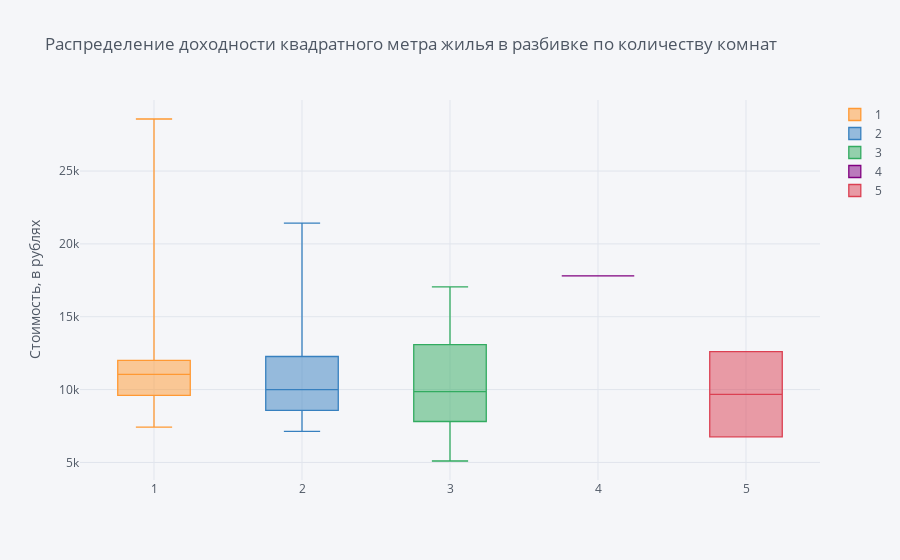

Write notebook code for a chart like this one.
### Code cell
kv.pivot(columns='F4', values='RENT_M_YEAR').iplot(kind='box', yTitle='Стоимость, в рублях', yaxis_title="Проценты доходности",title='Распределение доходности квадратного метра жилья в разбивке по количеству комнат')

### Figure 1 — Plotly figure (JSON) as saved in the notebook; plotly's stock layout.template omitted (floating-point values rounded to 4 significant figures)
{"data": [{"boxpoints": false, "line": {"width": 1.3}, "marker": {"color": "rgba(255, 153, 51, 1.0)"}, "name": "1", "orientation": "v", "type": "box", "y": [null, null, null, 28572, 13896, null, null, 13260, null, null, null, 11052, null, null, 14208, null, null, null, 12000, null, null, null, 9600, null, null, 11052, null, 15156, 12312, 8760, 10416, 12852, null, 11052, 11688, null, 9900, null, null, null, 11664, 12360, 8568, null, null, 9816, null, 10104, 9468, 11364, 8844, 12000, null, null, 10968, null, 12636, 10800, null, 10968, 10320, 8844, 10500, null, null, 8280, null, 12636, null, 12000, 9468, null, null, null, 7428, 11052, 9360, null, null, null, 11052, null, null, 11124, null, null, null, null, null, null, null, null, null, null, null, null, 9468, null, null, null, null, null, null, null, null, null, null, null, null, null, null]}, {"boxpoints": false, "line": {"width": 1.3}, "marker": {"color": "rgba(55, 128, 191, 1.0)"}, "name": "2", "orientation": "v", "type": "box", "y": [16260, null, null, null, null, 21432, null, null, 9996, 10728, 15792, null, 9996, 10668, null, 9912, 10260, 14664, null, 9600, 9648, 14304, null, 21336, null, null, 8568, null, null, null, null, null, 7200, null, null, null, null, null, null, 8292, null, null, null, 12000, 10908, null, 8076, null, null, null, null, null, 15216, 8892, null, null, null, null, 8904, null, null, null, null, 9816, 7776, null, 9168, null, 9336, null, null, 8148, 7716, 13092, null, null, null, null, 8076, 10524, null, 9384, 16152, null, null, null, 7128, 8004, 11076, 11388, null, null, 10032, null, 8568, 9000, null, null, null, 11724, 8328, null, 13092, 12000, 13752, 20796, 7416, null, 8664, null, null]}, {"boxpoints": false, "line": {"width": 1.3}, "marker": {"color": "rgba(50, 171, 96, 1.0)"}, "name": "3", "orientation": "v", "type": "box", "y": [null, 15000, 17052, null, null, null, 15000, null, null, null, null, null, null, null, null, null, null, null, null, null, null, null, null, null, 13044, null, null, null, null, null, null, null, null, null, null, 11784, null, 9228, 11076, null, null, null, null, null, null, null, null, null, null, null, null, null, null, null, null, 8256, null, null, null, null, null, null, null, null, null, null, null, null, null, null, null, null, null, null, null, null, null, 13200, null, null, null, null, null, null, 7200, 9456, null, null, null, null, 7236, 7092, null, 8004, null, null, null, 9864, null, null, null, 10716, null, null, null, null, null, null, null, 5100, null]}, {"boxpoints": false, "line": {"width": 1.3}, "marker": {"color": "rgba(128, 0, 128, 1.0)"}, "name": "4", "orientation": "v", "type": "box", "y": [null, null, null, null, null, null, null, null, null, null, null, null, null, null, null, null, null, null, null, null, null, null, null, null, null, null, null, null, null, null, null, null, null, null, null, null, null, null, null, null, null, null, null, null, null, null, null, null, null, null, null, null, null, null, null, null, null, null, null, null, null, null, null, null, null, null, null, null, null, null, null, null, null, null, null, null, null, null, null, null, null, null, null, null, null, null, null, null, null, null, null, null, null, null, null, null, null, null, 17808, null, null, null, null, null, null, null, null, null, null, null, null]}, {"boxpoints": false, "line": {"width": 1.3}, "marker": {"color": "rgba(219, 64, 82, 1.0)"}, "name": "5", "orientation": "v", "type": "box", "y": [null, null, null, null, null, null, null, null, null, null, null, null, null, null, null, null, null, null, null, null, null, null, null, null, null, null, null, null, null, null, null, null, null, null, null, null, null, null, null, null, null, null, null, null, null, null, null, null, null, null, null, null, null, null, null, null, null, null, null, null, null, null, null, null, null, null, null, null, null, null, null, null, null, null, null, null, null, null, null, null, null, null, null, null, null, null, null, null, null, null, null, null, null, null, null, null, null, null, null, null, null, null, null, null, null, null, null, 12600, null, null, 6756]}], "layout": {"legend": {"bgcolor": "#F5F6F9", "font": {"color": "#4D5663"}}, "paper_bgcolor": "#F5F6F9", "plot_bgcolor": "#F5F6F9", "title": {"font": {"color": "#4D5663"}, "text": "Распределение доходности квадратного метра жилья в разбивке по количеству комнат"}, "xaxis": {"gridcolor": "#E1E5ED", "showgrid": true, "tickfont": {"color": "#4D5663"}, "title": {"font": {"color": "#4D5663"}, "text": ""}, "zerolinecolor": "#E1E5ED"}, "yaxis": {"gridcolor": "#E1E5ED", "showgrid": true, "tickfont": {"color": "#4D5663"}, "title": {"font": {"color": "#4D5663"}, "text": "Стоимость, в рублях"}, "zerolinecolor": "#E1E5ED"}}}
